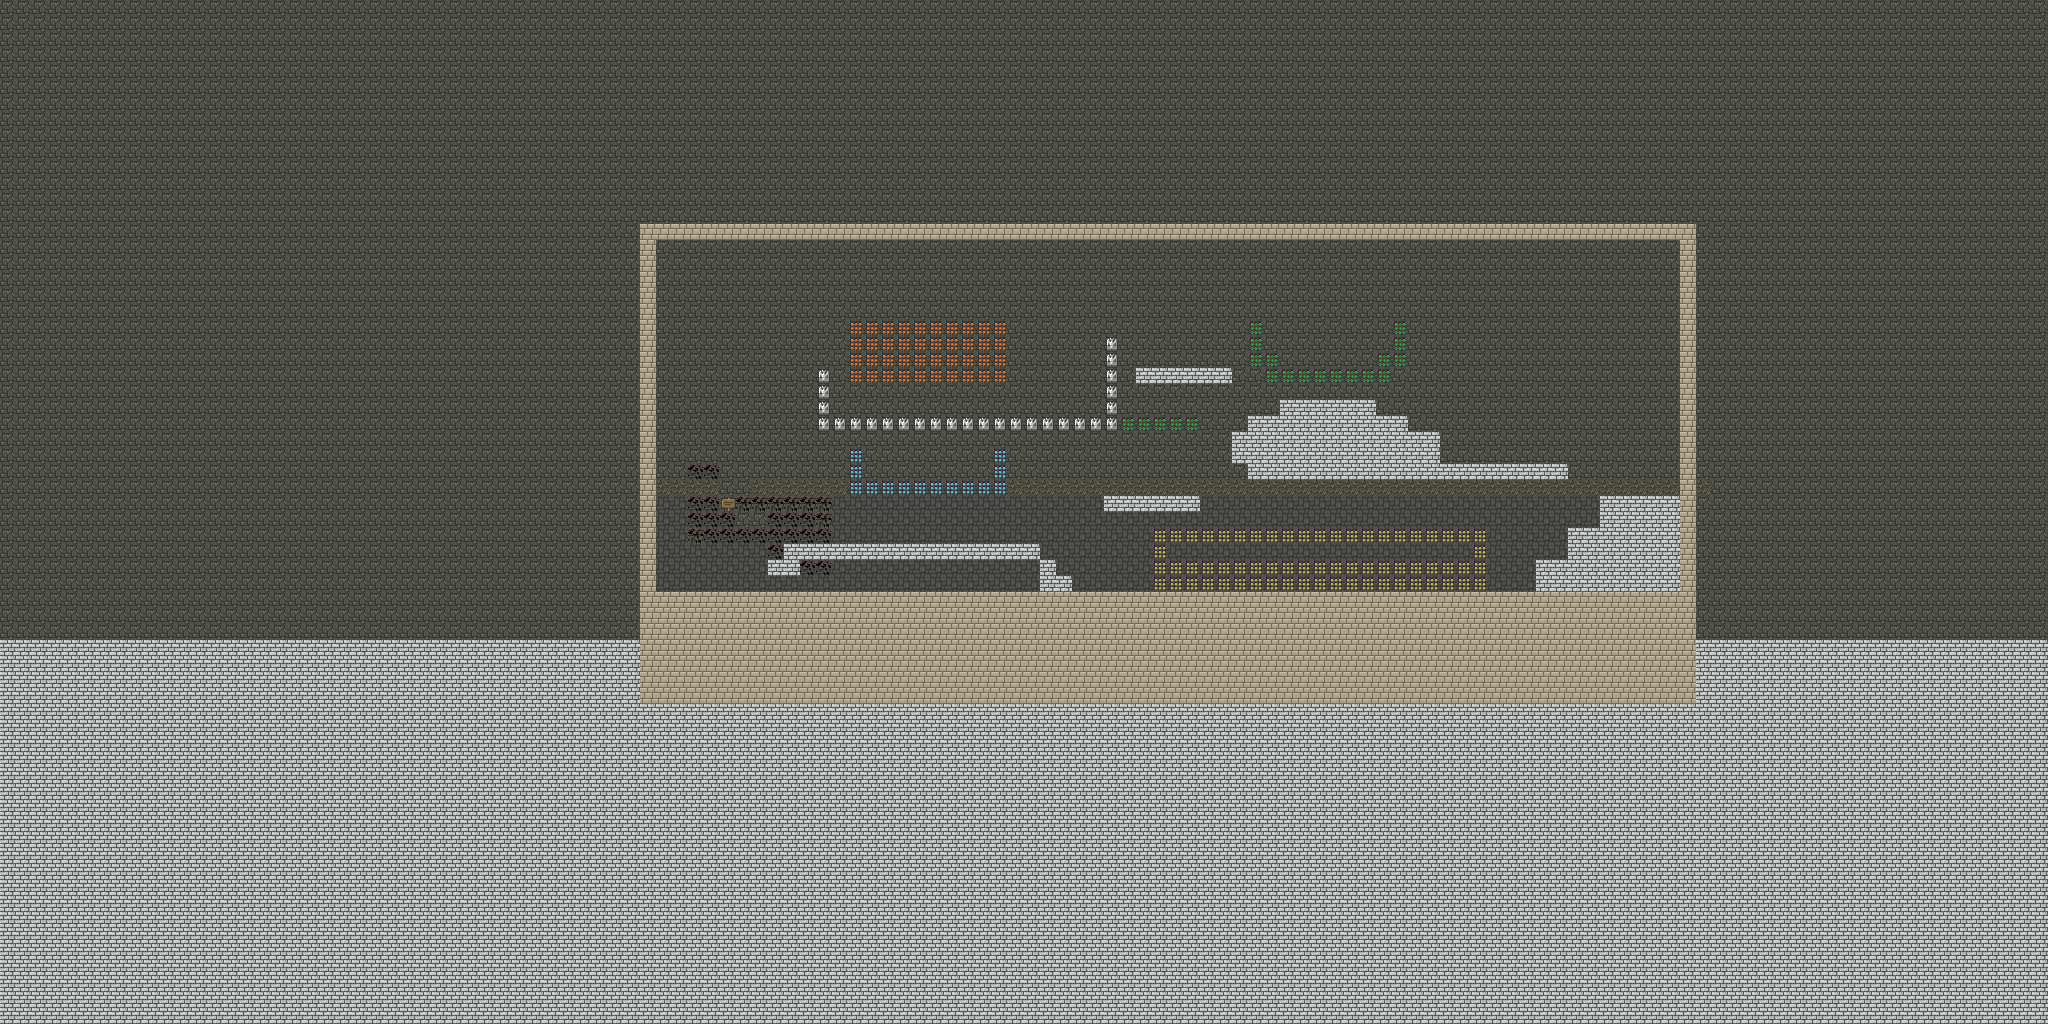

The image is a tile-based game level rendered from a .tmx file. Its description and source (layers, tilesets, objects; grid data summarised) follow:
An orthogonal 128x64 tile map with 16x16 px tiles, 1 tile layer (Ground), 3 tilesets and 29 objects.

<map version="1.2" tiledversion="1.2.3" orientation="orthogonal" renderorder="right-down" width="128" height="64" tilewidth="16" tileheight="16" infinite="0" nextlayerid="9" nextobjectid="138">
 <tileset firstgid="1" source="tiles0.tsx" />
 <tileset firstgid="65" source="tiles1.tsx" />
 <tileset firstgid="129" source="tiles2.tsx" />
 <layer id="8" name="Ground" width="128" height="64">
  <data>[8192 cells, 8192 non-empty, 16 distinct tile ids]</data>
 </layer>
 <objectgroup id="1" name="PlayerStartingPos">
  <object id="135" x="1400" y="580">
   <point />
  </object>
  <object id="137" x="1500" y="580">
   <point />
  </object>
 </objectgroup>
 <objectgroup id="4" name="NpcStartingPos">
  <object id="108" x="927.333" y="535">
   <properties>
    <property name="dirX" value="-2" />
    <property name="speciesId" value="4196" />
   </properties>
   <point />
  </object>
 </objectgroup>
 <objectgroup id="5" name="NpcPatrolCue">
  <object id="109" x="774.67" y="556.67">
   <properties>
    <property name="flAct" value="36" />
    <property name="frAct" value="35" />
   </properties>
   <point />
  </object>
  <object id="110" x="729.333" y="588">
   <properties>
    <property name="flAct" value="4" />
    <property name="frAct" value="35" />
   </properties>
   <point />
  </object>
  <object id="111" x="669.333" y="588">
   <properties>
    <property name="flAct" value="3" />
    <property name="frAct" value="3" />
   </properties>
   <point />
  </object>
  <object id="112" x="985.333" y="535">
   <properties>
    <property name="flAct" value="4" />
    <property name="frAct" value="4" />
   </properties>
   <point />
  </object>
 </objectgroup>
 <objectgroup id="2" name="Barrier">
  <properties>
   <property name="type" value="barrier_and_shelter" />
  </properties>
  <object id="57" x="768" y="560" width="32" height="16">
   <properties>
    <property name="boundary_type" value="barrier" />
   </properties>
  </object>
  <object id="60" x="1232" y="448" width="208" height="16">
   <properties>
    <property name="boundary_type" value="barrier" />
   </properties>
  </object>
  <object id="65" x="1040" y="576" width="32" height="16">
   <properties>
    <property name="boundary_type" value="barrier" />
   </properties>
  </object>
  <object id="66" x="1040" y="560" width="16" height="16">
   <properties>
    <property name="boundary_type" value="barrier" />
   </properties>
  </object>
  <object id="67" x="784" y="544" width="256" height="16">
   <properties>
    <property name="boundary_type" value="barrier" />
   </properties>
  </object>
  <object id="84" x="640" y="224" width="16" height="416">
   <properties>
    <property name="boundary_type" value="barrier" />
   </properties>
  </object>
  <object id="85" x="1680" y="224" width="16" height="416">
   <properties>
    <property name="boundary_type" value="barrier" />
   </properties>
  </object>
  <object id="86" x="1104" y="496" width="96" height="16">
   <properties>
    <property name="boundary_type" value="barrier" />
   </properties>
  </object>
  <object id="90" x="1248" y="464" width="320" height="16">
   <properties>
    <property name="boundary_type" value="barrier" />
   </properties>
  </object>
  <object id="97" x="1248" y="416" width="158" height="16">
   <properties>
    <property name="boundary_type" value="barrier" />
   </properties>
  </object>
  <object id="98" x="1280" y="400" width="96" height="16">
   <properties>
    <property name="boundary_type" value="barrier" />
   </properties>
  </object>
  <object id="100" x="1538" y="560" width="144" height="32">
   <properties>
    <property name="boundary_type" value="barrier" />
   </properties>
  </object>
  <object id="101" x="1568" y="528" width="112" height="32">
   <properties>
    <property name="boundary_type" value="barrier" />
   </properties>
  </object>
  <object id="102" x="1136" y="368" width="96" height="16">
   <properties>
    <property name="boundary_type" value="barrier" />
   </properties>
  </object>
  <object id="103" x="1600" y="496" width="80" height="32">
   <properties>
    <property name="boundary_type" value="barrier" />
   </properties>
  </object>
  <object id="104" x="816" y="414" width="304" height="16">
   <properties>
    <property name="boundary_type" value="barrier" />
   </properties>
  </object>
  <object id="105" x="816" y="366" width="16" height="64">
   <properties>
    <property name="boundary_type" value="barrier" />
   </properties>
  </object>
  <object id="106" x="1104" y="334" width="16" height="96">
   <properties>
    <property name="boundary_type" value="barrier" />
   </properties>
  </object>
  <object id="114" x="640" y="224" width="1056" height="16">
   <properties>
    <property name="boundary_type" value="barrier" />
   </properties>
  </object>
  <object id="119" x="656" y="592" width="512" height="48">
   <properties>
    <property name="boundary_type" value="barrier" />
   </properties>
  </object>
  <object id="136" x="1232" y="432" width="208" height="16">
   <properties>
    <property name="boundary_type" value="barrier" />
   </properties>
  </object>
  <object id="137" x="1168" y="592" width="512" height="48">
   <properties>
    <property name="boundary_type" value="barrier" />
   </properties>
  </object>
 </objectgroup>
</map>
